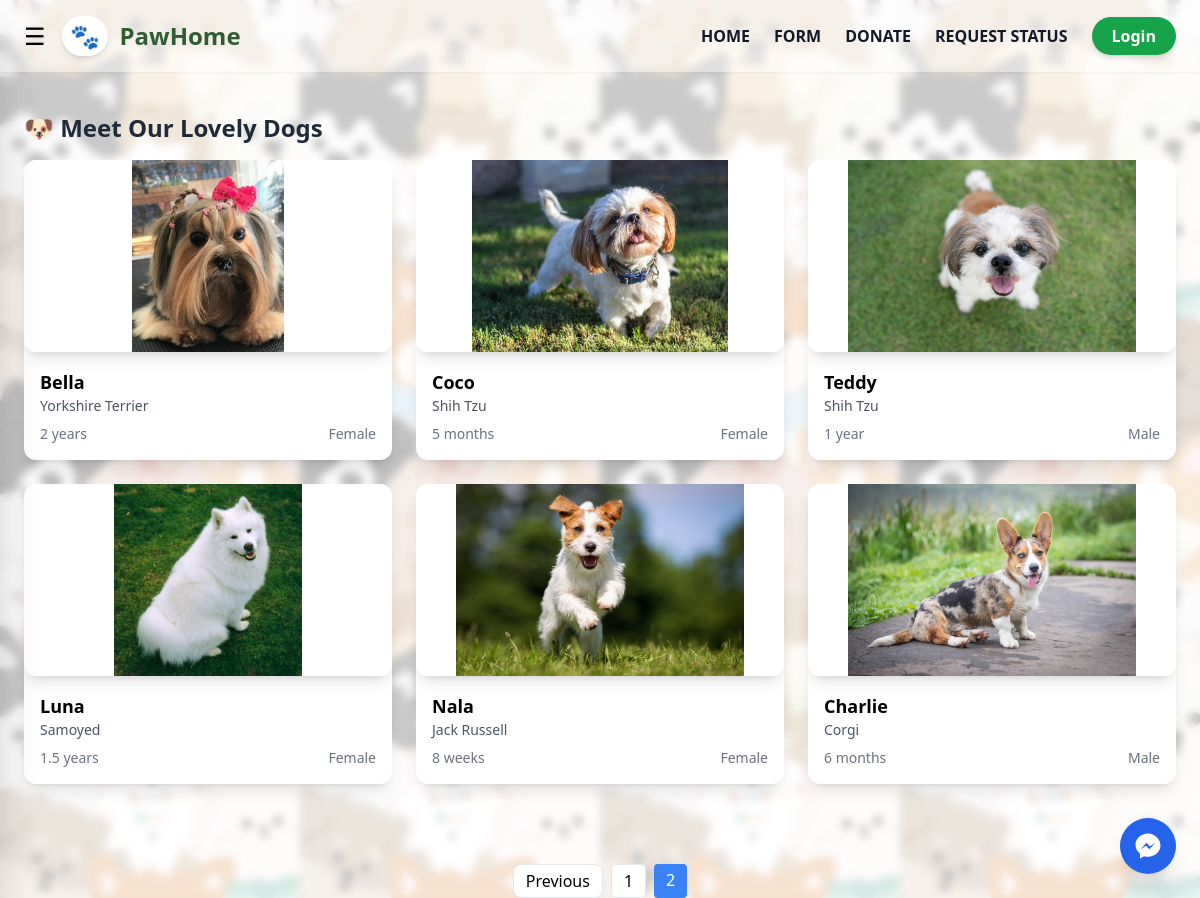
Page /homeped.php?page=2 on the committed database.
### tables this page shows
CREATE TABLE `dogs` (
  `id` int(11) NOT NULL,
  `name` varchar(100) NOT NULL,
  `breed` varchar(120) NOT NULL,
  `age` varchar(50) NOT NULL,
  `gender` enum('Male','Female') NOT NULL,
  `description` text DEFAULT NULL,
  `image` varchar(255) NOT NULL,
  `created_at` timestamp NOT NULL DEFAULT current_timestamp()
);

### homeped.php (the view, shortened to what this page needs)
<?php
include("backend/db_ped.php");
$base = "FROM dogs WHERE 1";
$limit = 6;
$page  = isset($_GET['page']) ? (int)$_GET['page'] : 1;
$count_result = $con->query("SELECT COUNT(*) AS total $base");
$total_dogs = (int)$count_result->fetch_assoc()['total'];
$total_pages = max(1, (int)ceil($total_dogs / $limit));
$page = max(1, min($page, $total_pages));
$start = ($page - 1) * $limit;
$dogs = $con->query("SELECT * $base ORDER BY id ASC LIMIT $start, $limit");
?>
<!DOCTYPE html>
<html lang="en">
<head>
    <script src="https://cdn.tailwindcss.com"></script>
</head>
<body class="min-h-screen relative overflow-x-hidden">
    <div class="fixed inset-0 -z-10">
        <div class="absolute inset-0 backdrop-blur-sm"></div>
    </div>
    <?php include __DIR__ . '/components/navbar.php'; ?>
    <div class="pt-28 px-6 pb-10">
        <h2 class="text-2xl font-bold text-gray-800 mb-4">🐶 Meet Our Lovely Dogs</h2>
        <div class="grid grid-cols-1 sm:grid-cols-2 lg:grid-cols-3 gap-6">
            <?php if (!$dogs || $dogs->num_rows === 0): ?>
                <p class="text-center text-gray-700">ไม่พบสุนัขตามตัวกรอง</p>
            <?php else: ?>
                <?php while ($dog = $dogs->fetch_assoc()): ?>
                    <a href="dog_details.php?id=<?= (int)$dog['id'] ?>" class="block">
                        <div class="bg-white rounded-xl shadow-lg overflow-hidden hover:scale-[1.02] transition">
                            <?php
                            $img = ltrim((string)($dog['image'] ?? ''), '/');
                            $src = (str_starts_with($img, 'assets/')) ? $img : 'assets/' . $img;
                            ?>
                            <div class="bg-white rounded-xl shadow-lg overflow-hidden hover:scale-[1.02] transition">
                                <img src="<?= htmlspecialchars($src) ?>" class="w-full h-48 object-contain bg-white" alt="">
                            </div>
                            <div class="p-4">
                                <p class="font-bold text-lg"><?= htmlspecialchars($dog['name'] ?? '') ?></p>
                                <p class="text-sm text-gray-600"><?= htmlspecialchars($dog['breed'] ?? '') ?></p>
                                <div class="flex justify-between text-sm text-gray-500 mt-2">
                                    <span><?= htmlspecialchars($dog['age'] ?? '') ?></span>
                                    <span><?= htmlspecialchars($dog['gender'] ?? '') ?></span>
                                </div>
                            </div>
                        </div>
                    </a>
                <?php endwhile; ?>
            <?php endif; ?>
        </div>
    </div>
    <?php
    function pageLink($p)
    {
        $qs = $_GET;
        $qs['page'] = $p;
        return '?' . http_build_query($qs);
    }
    ?>
    <div class="flex justify-center mt-10 space-x-2">
        <?php
        $show = 3;
        $start_page = max(1, $page - floor($show / 2));
        $end_page = min($total_pages, $start_page + $show - 1);
        if ($end_page - $start_page + 1 < $show) {
            $start_page = max(1, $end_page - $show + 1);
        }
        ?>
        <?php if ($page > 1): ?>
            <a href="<?= pageLink($page - 1) ?>"
                class="px-3 py-1 bg-white border rounded-lg hover:bg-gray-200">Previous</a>
        <?php endif; ?>
        <?php for ($i = $start_page; $i <= $end_page; $i++): ?>
            <a href="<?= pageLink($i) ?>"
                class="px-3 py-1 rounded <?= $page == $i ? 'bg-blue-500 text-white' : 'bg-white border' ?>">
                <?= $i ?>
            </a>
        <?php endfor; ?>
    </div>
    <a href="chat.php"
        class="fixed bottom-6 right-6 bg-blue-600 w-14 h-14 rounded-full shadow-xl
          flex items-center justify-center hover:bg-blue-700 transition duration-300">
    </a>
</body>
</html>

### rows in the picture
dogs: image (picture), name "Bella", breed "Yorkshire Terrier", age "2 years", gender "Female"
dogs: image (picture), name "Coco", breed "Shih Tzu", age "5 months", gender "Female"
dogs: image (picture), name "Teddy", breed "Shih Tzu", age "1 year", gender "Male"
dogs: image (picture), name "Luna", breed "Samoyed", age "1.5 years", gender "Female"
dogs: image (picture), name "Nala", breed "Jack Russell", age "8 weeks", gender "Female"
dogs: image (picture), name "Charlie", breed "Corgi", age "6 months", gender "Male"
